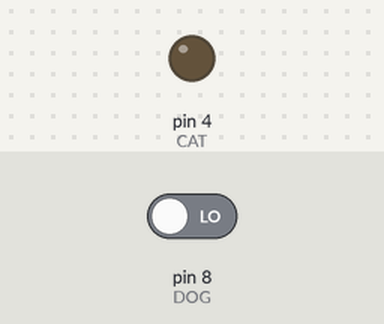
The sketch below on a simulated Arduino Uno, built with avr-gcc and run on an emulated ATmega328P. Parts: output pins drawn as LEDs (lit = HIGH). The test bench sets the inputs (shaded band); at power-on: pin 8 (DOG) LOW.

Above: at 1.2 s.
1.3 s: pin 8 (DOG) driven HIGH
At 2.3 s:
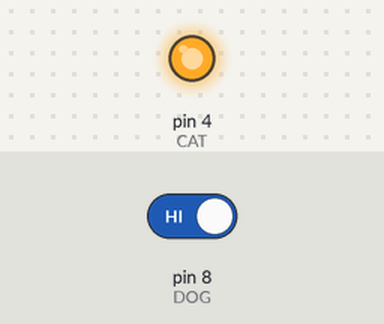
2.8 s: pin 8 (DOG) driven LOW
At 3.4 s:
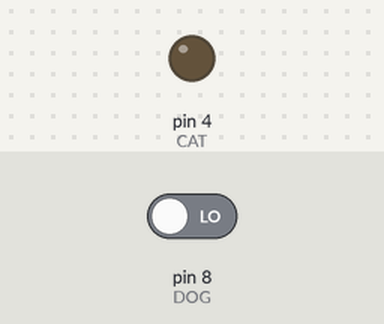
Timing chart, 0 to 5.8 s (numbered marks = the images above; inputs shaded):
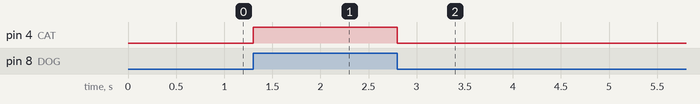

The sketch:

TRABAJO_10.ino
```cpp
int estado=0;
int DOG=8;
int CAT=4;

void setup() {
pinMode(DOG,INPUT);
pinMode(CAT,OUTPUT);
}

void loop() {
 estado = digitalRead(DOG);
if (estado==HIGH){
  digitalWrite(CAT,HIGH);
}
else{
  digitalWrite(CAT,LOW);
}
}

 
```

Measured:
- after the input at 1.3 s, pin 4 (CAT): LOW → HIGH at once
- after the input at 2.8 s, pin 4 (CAT): HIGH → LOW at once
